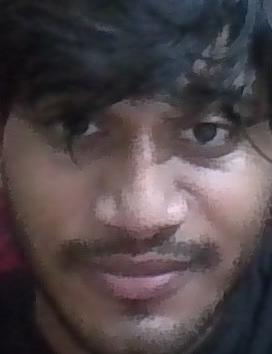
#> input picture python_backend/unrecognized/unrecognized_20251019133841_0.jpg, 272 x 354 px
$ python -i image_utils.py   (imports and definitions only)   (older library calls are emulated)
#> lines starting #> are read from the running program, lines starting #| are printed output that depends on the picture
"""
Utility functions for image processing and validation
"""

import cv2
import numpy as np
from PIL import Image
import logging

logger = logging.getLogger(__name__)

def preprocess_image(image_path, target_size=(640, 480)):
    """
    Preprocess image for face detection

    Args:
        image_path: Path to image file
        target_size: Target size for resizing (width, height)

    Returns:
        Preprocessed image as numpy array
    """
#> called with target_size = (640, 480)
    try:
        img = cv2.imread(image_path)
#> img is the input picture: shape (354, 272, 3); mean B, G, R 73, 69.9, 79.5
        if img is None:
            logger.error(f"Failed to read image: {image_path}")
            return None

        # Resize if too large
        height, width = img.shape[:2]
#> height = 354; width = 272
        if width > target_size[0] or height > target_size[1]:
            img = cv2.resize(img, target_size, interpolation=cv2.INTER_AREA)

        # Enhance image quality
        img = enhance_image(img)

        return img

    except Exception as e:
        logger.error(f"Error preprocessing image: {str(e)}")
        return None

def enhance_image(img):
    """
    Enhance image quality for better face detection

    Args:
        img: Image as numpy array

    Returns:
        Enhanced image
    """
    try:
        # Convert to LAB color space
        lab = cv2.cvtColor(img, cv2.COLOR_BGR2LAB)
#> lab: shape (354, 272, 3); mean of channels 0, 1, 2 76.5, 132.7, 127.6
        l, a, b = cv2.split(lab)
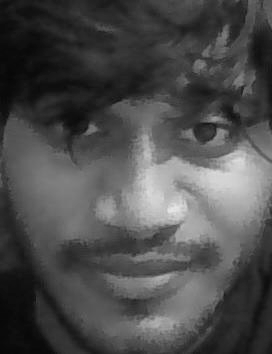
#> l: shape (354, 272); min 6, max 231, mean 76.5
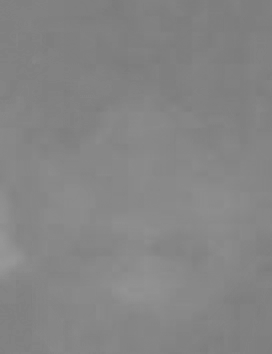
#> a: shape (354, 272); min 123, max 152, mean 132.7

        # Apply CLAHE to L channel
        clahe = cv2.createCLAHE(clipLimit=3.0, tileGridSize=(8, 8))
        l = clahe.apply(l)
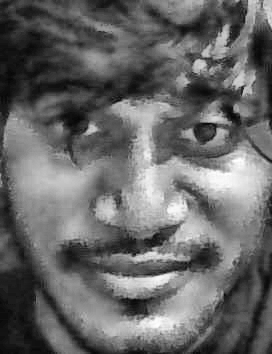
#> l: shape (354, 272); min 5, max 254, mean 103.4

        # Merge channels
        enhanced = cv2.merge([l, a, b])
#> enhanced: shape (354, 272, 3); mean of channels 0, 1, 2 103.4, 132.7, 127.6

        # Convert back to BGR
        enhanced = cv2.cvtColor(enhanced, cv2.COLOR_LAB2BGR)
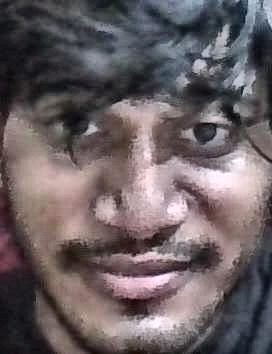
#> enhanced: shape (354, 272, 3); mean B, G, R 98.5, 95.3, 105.2

        return enhanced

    except Exception as e:
        logger.error(f"Error enhancing image: {str(e)}")
        return img

# [104 lines left out: functions validate_image, draw_face_boxes, calculate_face_quality, not called in this run]

>>> result = preprocess_image('../unrecognized/unrecognized_20251019133841_0.jpg')

$ run again, on python_backend/unrecognized/unrecognized_20251019133921_1.jpg
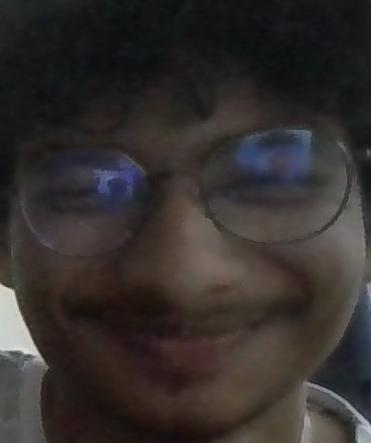
#> input picture python_backend/unrecognized/unrecognized_20251019133921_1.jpg, 371 x 443 px
#> in preprocess_image, img is the input picture: shape (443, 371, 3); mean B, G, R 45.3, 47, 52
#> lab: shape (443, 371, 3); mean of channels 0, 1, 2 49.6, 130.1, 129.9
#> in enhance_image, `l = clahe.apply(l)`:
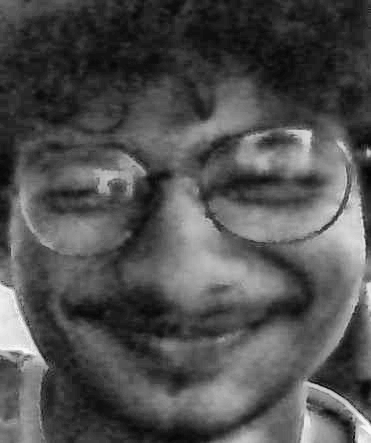
#> l: shape (443, 371); min 4, max 250, mean 80.1
#> in enhance_image, `enhanced = cv2.cvtColor(enhanced, cv2.COLOR_LAB2BGR)`:
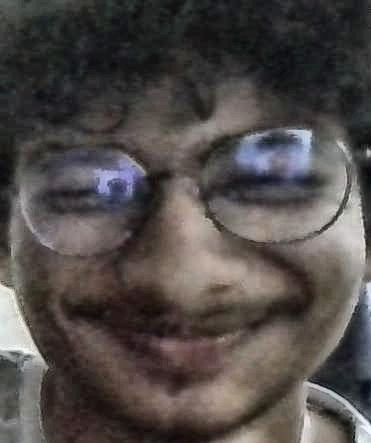
#> enhanced: shape (443, 371, 3); mean B, G, R 72.8, 74.7, 80.2

$ run again, on python_backend/unrecognized/unrecognized_20251019134749_1.jpg
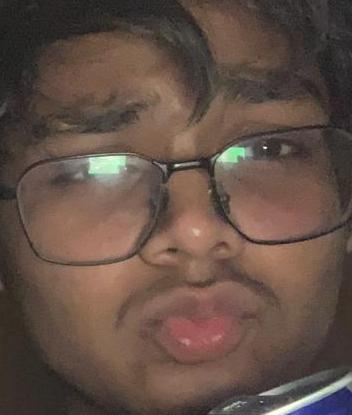
#> input picture python_backend/unrecognized/unrecognized_20251019134749_1.jpg, 352 x 415 px
#> in preprocess_image, img is the input picture: shape (415, 352, 3); mean B, G, R 70.4, 79.8, 99.2
#> lab: shape (415, 352, 3); mean of channels 0, 1, 2 90.2, 134.6, 136.5
#> in enhance_image, `l = clahe.apply(l)`:
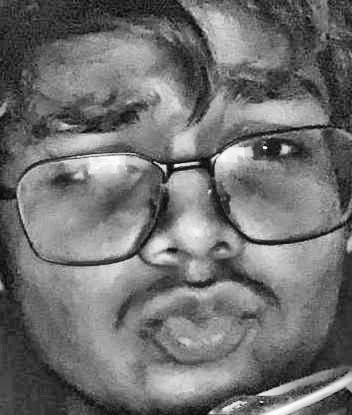
#> l: shape (415, 352); min 8, max 255, mean 112.6
#> in enhance_image, `enhanced = cv2.cvtColor(enhanced, cv2.COLOR_LAB2BGR)`:
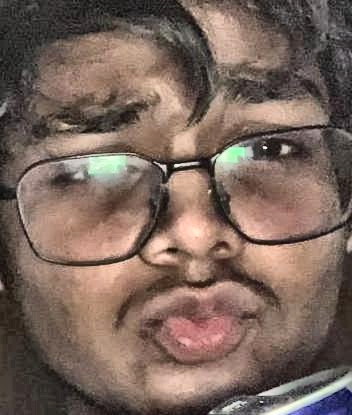
#> enhanced: shape (415, 352, 3); mean B, G, R 92.1, 102, 122.4

$ run again, on python_backend/unrecognized/unrecognized_20251019135843_0.jpg
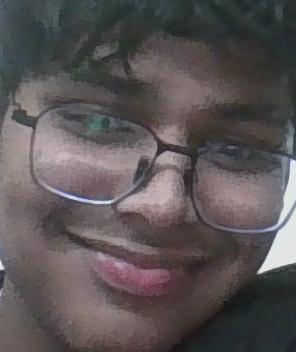
#> input picture python_backend/unrecognized/unrecognized_20251019135843_0.jpg, 296 x 352 px
#> in preprocess_image, img is the input picture: shape (352, 296, 3); mean B, G, R 85.2, 84, 90.4
#> lab: shape (352, 296, 3); mean of channels 0, 1, 2 91.6, 130.8, 128.4
#> in enhance_image, `l = clahe.apply(l)`:
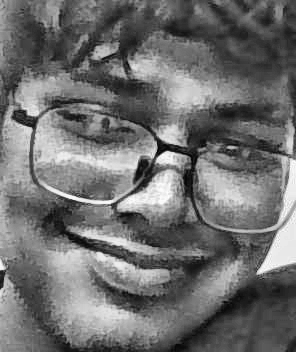
#> l: shape (352, 296); min 4, max 255, mean 110.7
